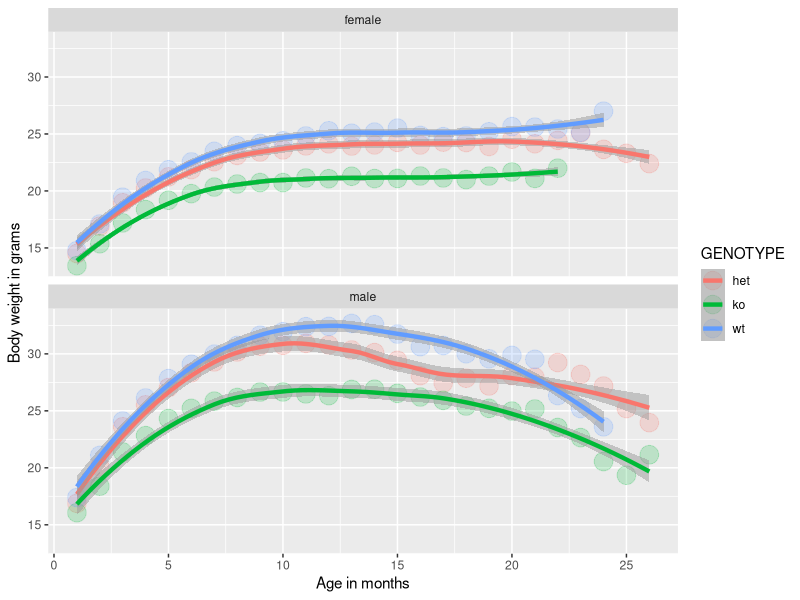

Write the R code that produced this figure.
## ---- chunk 1
suppressWarnings(library(tidyverse))
suppressWarnings(library(lubridate))
## ---- chunk 2
### read master weight file into R
weights <- read_csv("share_weight.csv")
head(weights)
## ---- chunk 3
### Gather the data from columns into a single row for tidy data
wt_gather <- weights %>% gather(date, weight, 5:117)
head(wt_gather)
## ---- chunk 4
### Convert the dates into machine-readable month-day-year dates
wt_gather$date <- mdy(wt_gather$date)
wt_gather$DOB <- mdy(wt_gather$DOB)
## ---- chunk 5
### Calculate the difference in days between the date of birth (DOB)
### and the specific date the weight was taken
### convert weight to numeric instead of character
wt_age <- wt_gather %>% 
  mutate(age_wt = date - DOB) %>% 
  filter(age_wt > 0)
wt_age$weight <- as.numeric(wt_age$weight)

head(wt_age)
## ---- chunk 6
### create a vector and then bin
age_vec <- wt_age$age_wt
bin_x <- seq(0, 1530, 30)
bin_vec <- .bincode(age_vec, bin_x, TRUE, TRUE)


wt_age["bin"] <- bin_vec

head(wt_age)
## ---- chunk 7
### start the summarize pipe, exclude unknown genotypes, NA weights or outliers (> 55)
### group by SEX, GENOTYPE, and by the age in days then calc the mean
wt_sum <- wt_age %>% 
  filter(GENOTYPE != "NA", GENOTYPE != "?", weight != "NA", weight < 55) %>% 
  group_by(SEX, GENOTYPE, bin) %>% 
  summarise(n = n(), weight = mean(weight, na.rm = T))

### view the end results
wt_sum
## ---- chunk 8
### Faceted graph by genotype and sex
(g1 <- ggplot(data = wt_sum, aes(x = bin, y = weight, color = GENOTYPE)) + 
    geom_point(size = 6, alpha = 0.2) + 
    geom_smooth(alpha = .5, size = 1.5) + 
    facet_wrap(~SEX, nrow = 2) + 
    labs(x = "Age in months", y = "Body weight in grams") + 
    scale_x_continuous(breaks = c(0, 5, 10, 15, 20, 25, 30)))
